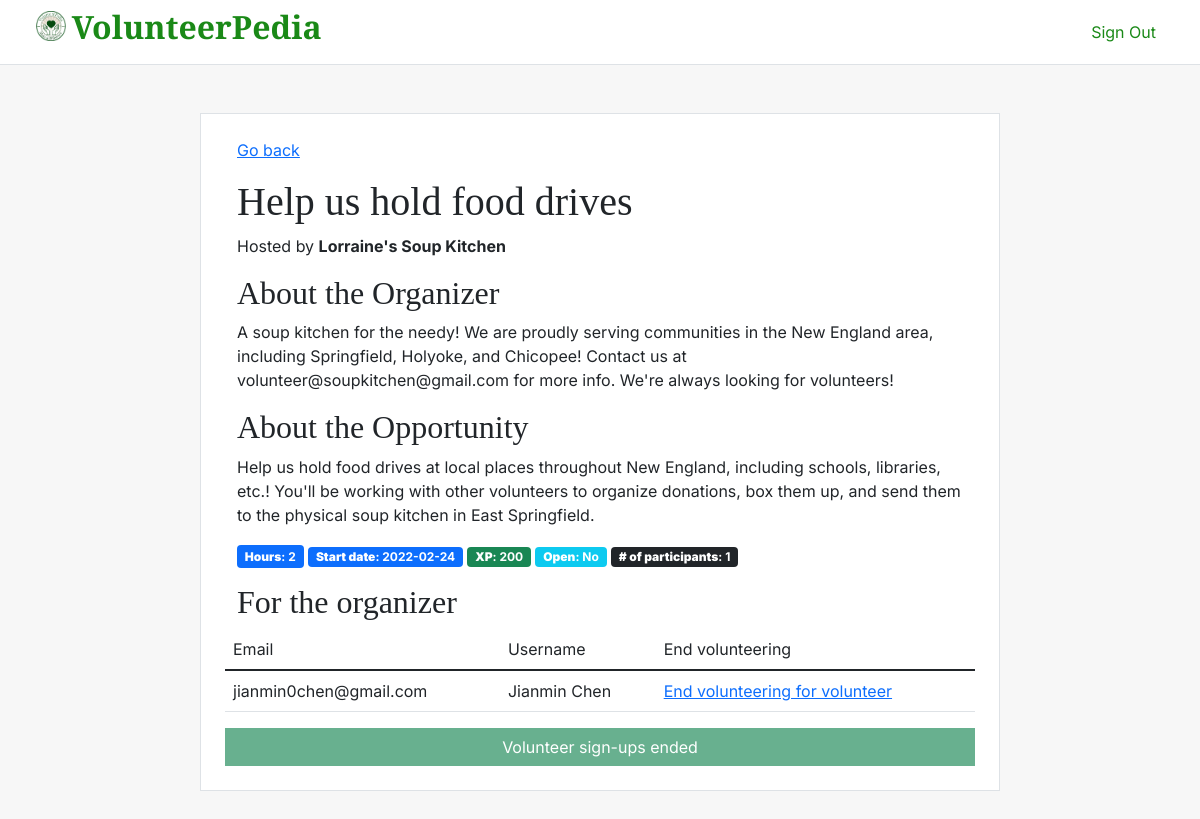
The app's page /opportunity/1 (signed in), older data.
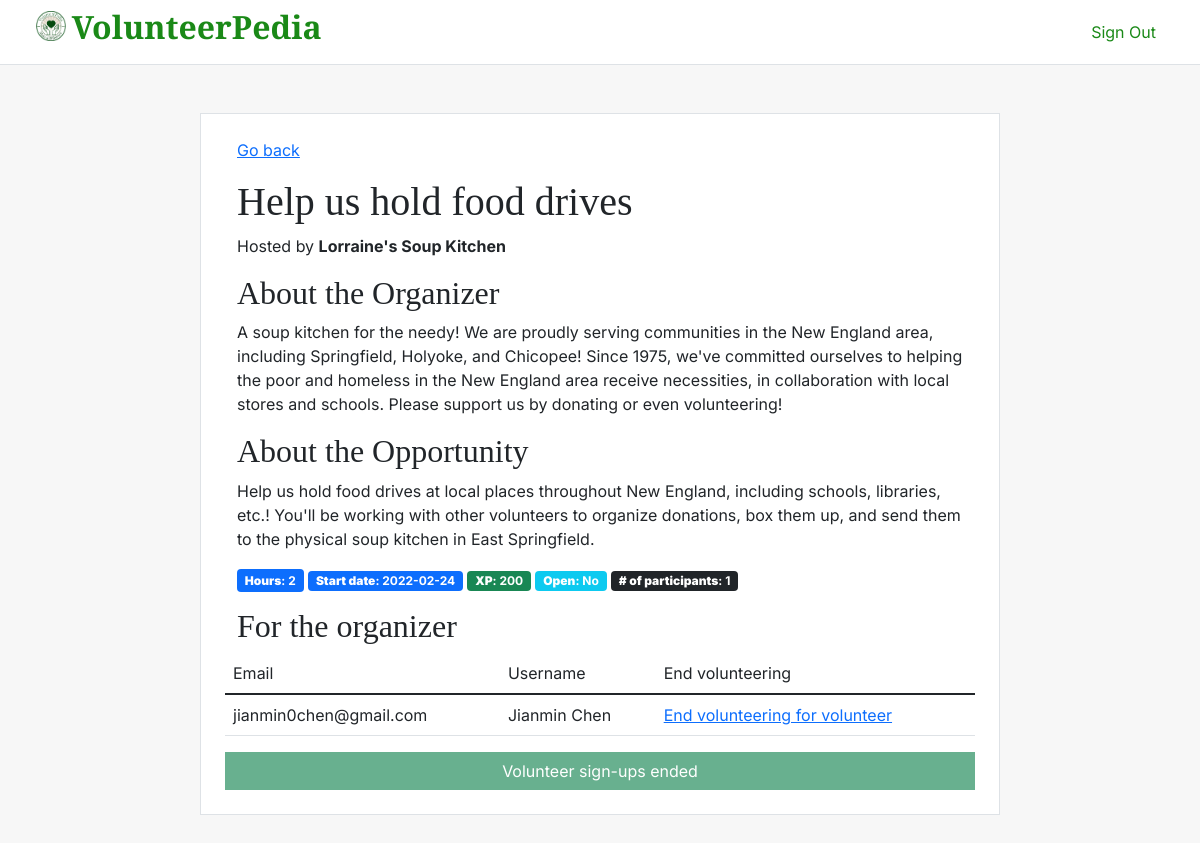
The same page, newer data.
### database.py (models this page shows)
class Organization(db.Model):
    __tablename__ = "organizations"
    id = db.Column(db.String, primary_key=True)
    name = db.Column(db.String(64), nullable=False, unique=True)
    description = db.Column(db.String(512), nullable=False)
    password = db.Column(db.String, nullable=False)
    events = db.relationship("Event", back_populates="organizer")

### routes/events.py (the view, shortened to what this page needs)
@blueprint.route("/opportunity/<id>")
@authorize_both
def opportunity(id):
    opportunity = db.session.execute(
        select(Event).where(Event.id == id)
    ).fetchone()
    if not opportunity:
        flash("No opportunity found.")
        return redirect("/")
    opportunity = opportunity[0]
    is_organizer = False
    joined = False
    if opportunity.organization_id == session["id"]:
        is_organizer = True
    return render_template("opportunity.html", opportunity=opportunity, is_organizer=is_organizer, joined=joined)

### app.py (called while the page is built)
@app.after_request
def after_request(response):
    response.headers["Cache-Control"] = "no-cache, no-store, must-revalidate"
    response.headers["Expires"] = 0
    response.headers["Pragma"] = "no-cache"
    return response

@app.context_processor
def context_processor():
    return {"sqrt": sqrt}

### helpers.py (called while the page is built)
def logged_in_as_user():
    if session.get("id") is None or session.get("password") is None:
        return False
    query = db.session.execute(
        select(User).where(User.id == session["id"])
    ).fetchone()
    if not query:
        return False
    elif not check_password_hash(query[0].password, session["password"]):
        return False
    return True

def logged_in_as_organization():
    if session.get("id") is None or session.get("password") is None:
        return False
    query = db.session.execute(
        select(Organization).where(Organization.id == session["id"])
    ).fetchone()
    if not query:
        return False
    elif not check_password_hash(query[0].password, session["password"]):
        return False
    return True

### templates/opportunity.html (shortened to what this page needs)
{% extends "layout.html" %}
{% block styles %}
    <link href="{{ url_for('static', filename='dashboard.css') }}" rel="stylesheet"/>
{% endblock %}
{% block navbar %}
    <li class="nav-item">
        <a class="nav-link" href="{{ url_for('general.index') }}">{{ name }}</a>
    </li>
    <li class="nav-item">
        <a class="nav-link" href="{{ url_for('general.signout') }}">Sign Out</a>
    </li>
{% endblock %}
{% block body %}
    <div class="align-items-center justify-content-center row h-100">
        <div class="col-lg-8 py-5">
            <div class="bg-white border mb-2 p-4 row">
                <p><a href="{{ url_for('general.index') }}">Go back</a></p>
                <h1>{{ opportunity.title }}</h1>
                <p>Hosted by <b>{{ opportunity.organizer.name }}</b></p>
                <h2>About the Organizer</h2>
                <p>{{ opportunity.organizer.description }}</p>
                <h2>About the Opportunity</h2>
                <p>{{ opportunity.description }}</p>
                <div>
                    <p class="badge bg-primary d-inline"><b>Hours</b>: {{ opportunity.hours }}</p>
                    <p class="badge bg-primary"><b>Start date</b>: {{ opportunity.start_date }}</p>
                    <p class="badge bg-success"><b>XP</b>: {{ opportunity.xp }}</p>
                    <p class="badge bg-info"><b>Open</b>: {{ "No" if opportunity.ended else "Yes" }}</p>
                    <p class="badge bg-dark"><b># of participants</b>: {{ opportunity.participants | length }}</p>
                </div>
                {% if is_organizer %}
                    <h2>For the organizer</h2>
                    {% if opportunity.participants | length %}
                        <table class="table table-responsive">
                            <thead>
                                <tr>
                                    <td>Email</td>
                                    <td>Username</td>
                                    <td>End volunteering</td>
                                </tr>
                            </thead>
                            <tbody>
                                {% for participant in opportunity.participants %}
                                    <tr>
                                        <td>{{ participant.user.email }}</td>
                                        <td>{{ participant.user.username }}</td>
                                        <td>
                                            <form action="{{ url_for('events.end_individual') }}" method="post">
                                                <button class="btn btn-link p-0 align-top" type="submit">End volunteering for volunteer</button>
                                            </form>
                                        </td>
                                    </tr>
                                {% endfor %}
                            </tbody>
                        </table>
                    {% else %}
                        <p>No volunteers yet.</p>
                    {% endif %}
                    {% if not opportunity.ended %}
                        <form action="{{ url_for('events.end') }}" method="post">
                            <input type="hidden" name="id" value="{{ opportunity.id }}"/>
                            <button type="submit">End volunteer sign-ups</button>
                        </form>
                    {% else %}
                        <button class="btn btn-success" disabled>Volunteer sign-ups ended</button>
                    {% endif %}
                {% endif %}
            </div>
        </div>
    </div>
{% endblock %}

Row changes from the older to the newer data that the page shows:
changed Organization "Lorraine's Soup Kitchen": organizer.description "…Springfield, Holyoke, and Chicopee! Contact us at volunteer@soupkitchen@gmail.com for more info. We're always looking for volunteers!" → "…Springfield, Holyoke, and Chicopee! Since 1975, we've committed ourselves to helping the poor and homeless in the New England area receive necessities, in collaboration with local stores and schools. Please support us by donating or even volunteering!"
